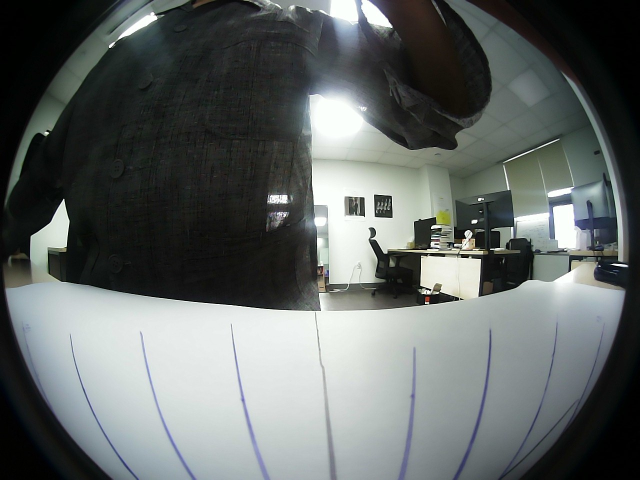
#> input picture eyefish/distort.jpg, 1280 x 960 px (shown at 1/2 size)
$ python image_correction.py   (older library calls are emulated)
#> lines starting #> are read from the running program, lines starting #| are printed output that depends on the picture
import numpy as np
import cv2


def correct(img_in, k, d, dims):
    dim1 = img_in.shape[:2][::-1]
    assert dim1[0] / dim1[1] == dims[0] / dims[1], "Image to undistort needs to have same aspect ratio as the ones used in calibration"
    map1, map2 = cv2.fisheye.initUndistortRectifyMap(k, d, np.eye(3), k, dims, cv2.CV_16SC2)
    img_out = cv2.remap(img_in, map1, map2, interpolation=cv2.INTER_LINEAR, borderMode=cv2.BORDER_CONSTANT)
    return img_out


if __name__ == '__main__':
    Dims = tuple(np.load('./parameters/Dims.npy'))
#> (reads eyefish/parameters/Dims.npy from the repository)
    K = np.load('./parameters/K.npy')
#> (reads eyefish/parameters/K.npy from the repository)
    D = np.load('./parameters/D.npy')
#> (reads eyefish/parameters/D.npy from the repository)

    img = cv2.imread('distort.jpg')
#> img is the input picture: shape (960, 1280, 3); mean B, G, R 101.9, 103.4, 98.1
    img = correct(img, k=K, d=D, dims=Dims)
#> in correct, `img_out = cv2.remap(img_in, map1, map2, interpolation=cv2.INTER_LINEAR..`:
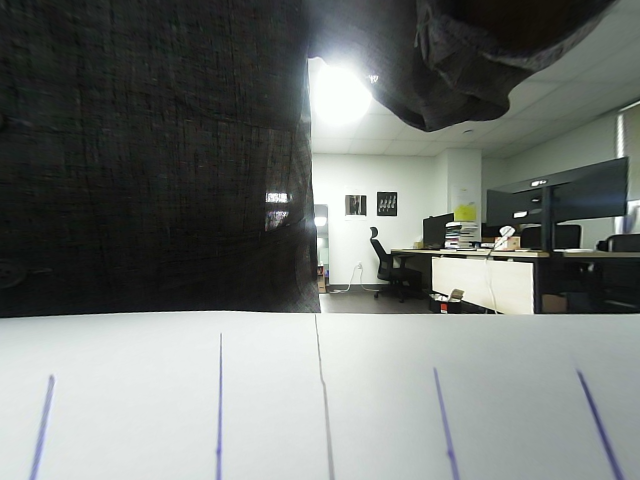
#> img_out: shape (960, 1280, 3) (shown at 1/2 size); mean B, G, R 115.4, 118.7, 114.2
    cv2.imshow('', img)
    cv2.imwrite('undistorted.jpg', img)
